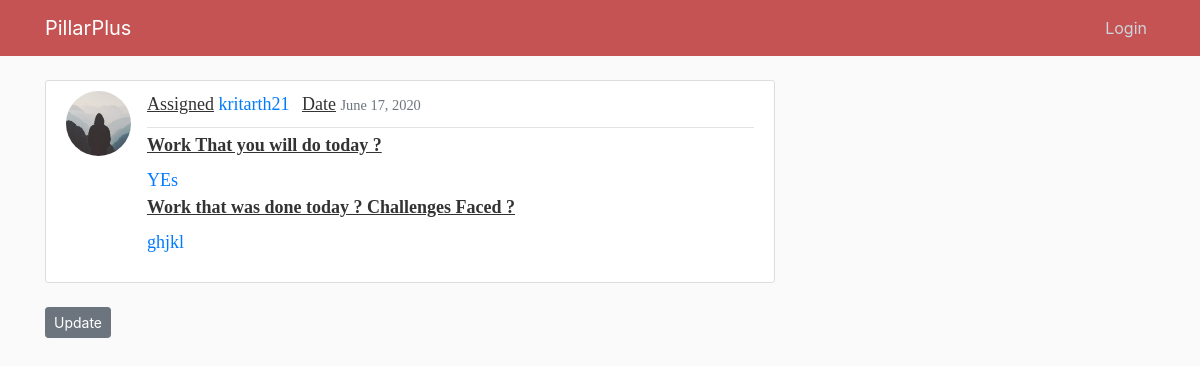
The app's page /post/37/, older data.
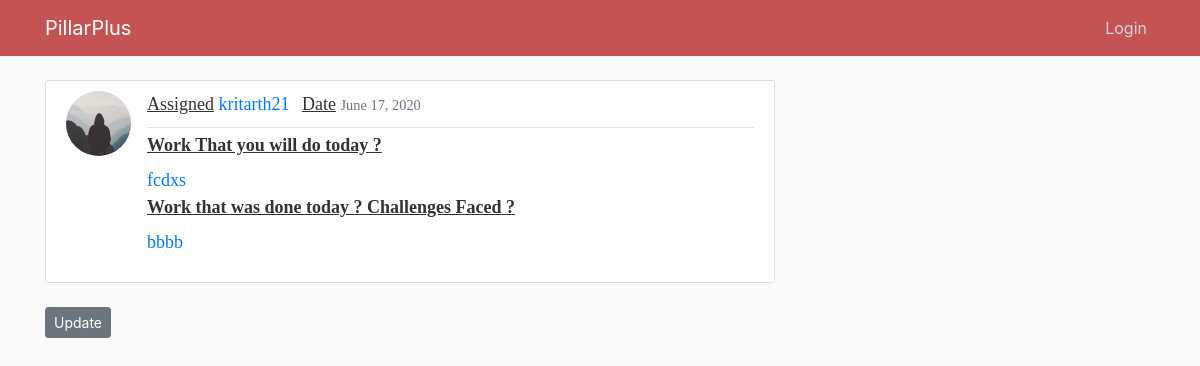
The same page, newer data.
### blog/models.py (models this page shows, shortened)
class Post(models.Model):
    assigned_employee = models.ForeignKey(User, on_delete=models.CASCADE)
    work_today = models.CharField(max_length=500,null=True,blank=True)
    work_done = models.TextField(max_length=500,null=True,blank=True)
    date_posted = models.DateTimeField(default=timezone.now)

### users/models.py (models this page shows)
class Profile(models.Model):
    user = models.OneToOneField(User, on_delete=models.CASCADE)
    image = models.ImageField(default='default.jpg', upload_to='profile_pics')
    goal=models.CharField(max_length=1000)
    role=models.CharField(max_length=100)
    team=models.ForeignKey(Team,on_delete=models.CASCADE,blank=True, null=True)
    last_time_logout=models.DateTimeField(blank=True, null=True)
    '''def __str__(self):
        return f'{self.user.username} Profile'

    def save(self, *args,**kwargs):
        super().save( *args,**kwargs)

        img = Image.open(self.image.path)

        if img.height > 300 or img.width > 300:
            output_size = (300, 300)
            img.thumbnail(output_size)
            img.save(self.image.path)
    '''

### blog/views.py (the view)
# urls.py: path('post/<int:pk>/', PostDetailView.as_view(), name='post-detail'),
class PostDetailView(ListView):
    model = Post
    template_name = 'blog/post_detail.html'  # <app>/<model>_<viewtype>.html
    context_object_name = 'posts'
    currentTime = datetime.datetime.now()
    def get_queryset(self):
        user = get_object_or_404(Post, pk=self.kwargs.get('pk'))
        print(user.id)
        return Post.objects.filter(id=user.id)

### blog/templates/blog/post_detail.html (shortened to what this page needs)
{% extends "blog/base.html" %}
{% load tz %}
{% block content %}
    {% for post in posts %}
        <article class="media content-section">
          <img class="rounded-circle article-img" src="{{ post.assigned_employee.profile.image.url }}">
          <div class="media-body">
            <div class="article-metadata">
            <label for="formGroupExampleInput2"><u>Assigned </u></label>
              <a class="mr-2" href="{% url 'user-posts' post.assigned_employee.username %}">{{ post.assigned_employee }}</a>
              <label for="formGroupExampleInput2"><u>Date </u></label>
              <small class="text-muted">{{ post.date_posted|date:"F d, Y" }}</small>
            </div>
            <label for="formGroupExampleInput2"><u><b>Work That you will do today ? </u></b></label><br>
            <a class="article-content" href="{% url 'post-detail' post.id %}">{{ post.work_today }}</a><br>
                           <label for="formGroupExampleInput2"><u><b>Work that was done today ? Challenges Faced ?</u></b></label><br>
            <p class="article-content"><a class="mr-2" href="{% url 'user-posts' post.assigned_employee.username %}">{{ post.work_done }}</a></p>
          </div>
        </article>
          <div>
            <a class="btn btn-secondary btn-sm mt-1 mb-1" href="{% url 'post-update' post.id %}">Update</a>
          </div>
     {% endfor %}
{% endblock content %}

Row changes from the older to the newer data that the page shows:
changed Post "kritarth21": work_today "YEs" → "fcdxs"; work_done "ghjkl" → "bbbb"
